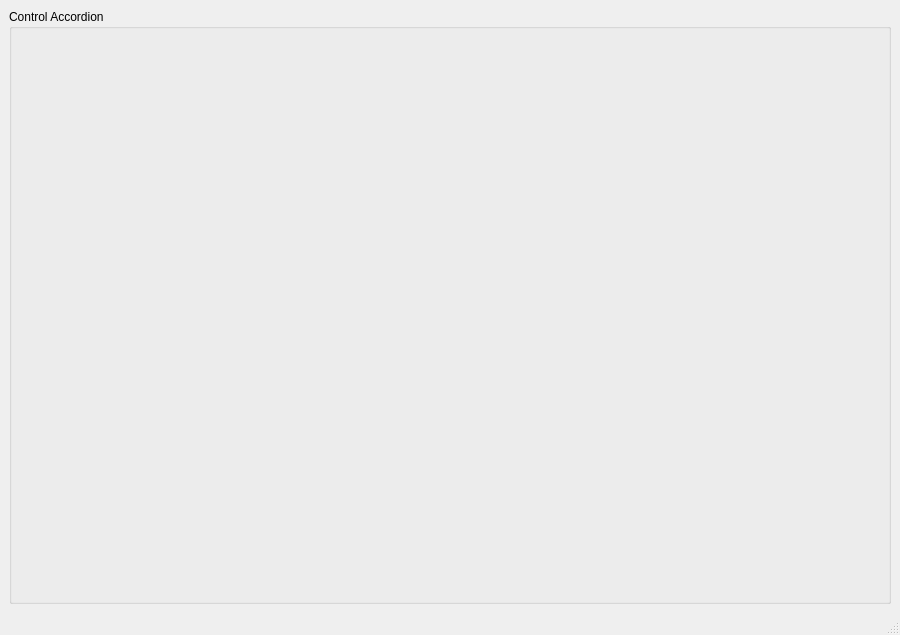
<?xml version="1.0" encoding="UTF-8"?>
<ui version="4.0">
 <class>MainWindow</class>
 <widget class="QMainWindow" name="MainWindow">
  <property name="geometry">
   <rect>
    <x>0</x>
    <y>0</y>
    <width>900</width>
    <height>635</height>
   </rect>
  </property>
  <property name="windowTitle">
   <string>qAccordion Tester</string>
  </property>
  <property name="windowIcon">
   <iconset resource="../icons/qaccordionicons.qrc">
    <normaloff>:/qAccordionIcons/accordion_cc_grey.svg</normaloff>:/qAccordionIcons/accordion_cc_grey.svg</iconset>
  </property>
  <property name="locale">
   <locale language="English" country="UnitedStates"/>
  </property>
  <property name="animated">
   <bool>true</bool>
  </property>
  <widget class="QWidget" name="centralwidget">
   <layout class="QVBoxLayout" name="verticalLayout">
    <item>
     <widget class="QGroupBox" name="groupBoxControl">
      <property name="title">
       <string>Control Accordion</string>
      </property>
      <layout class="QVBoxLayout" name="verticalLayout_2">
       <item>
        <widget class="QAccordion" name="widgetControlAccordion" native="true">
         <property name="sizePolicy">
          <sizepolicy hsizetype="Preferred" vsizetype="Fixed">
           <horstretch>0</horstretch>
           <verstretch>0</verstretch>
          </sizepolicy>
         </property>
         <property name="minimumSize">
          <size>
           <width>0</width>
           <height>0</height>
          </size>
         </property>
        </widget>
       </item>
      </layout>
     </widget>
    </item>
   </layout>
  </widget>
  <widget class="QMenuBar" name="menubar">
   <property name="geometry">
    <rect>
     <x>0</x>
     <y>0</y>
     <width>900</width>
     <height>21</height>
    </rect>
   </property>
  </widget>
  <widget class="QStatusBar" name="statusbar"/>
 </widget>
 <customwidgets>
  <customwidget>
   <class>QAccordion</class>
   <extends>QWidget</extends>
   <header>qAccordion/qaccordion.h</header>
   <container>1</container>
  </customwidget>
 </customwidgets>
 <resources>
  <include location="../icons/qaccordionicons.qrc"/>
 </resources>
 <connections/>
</ui>
